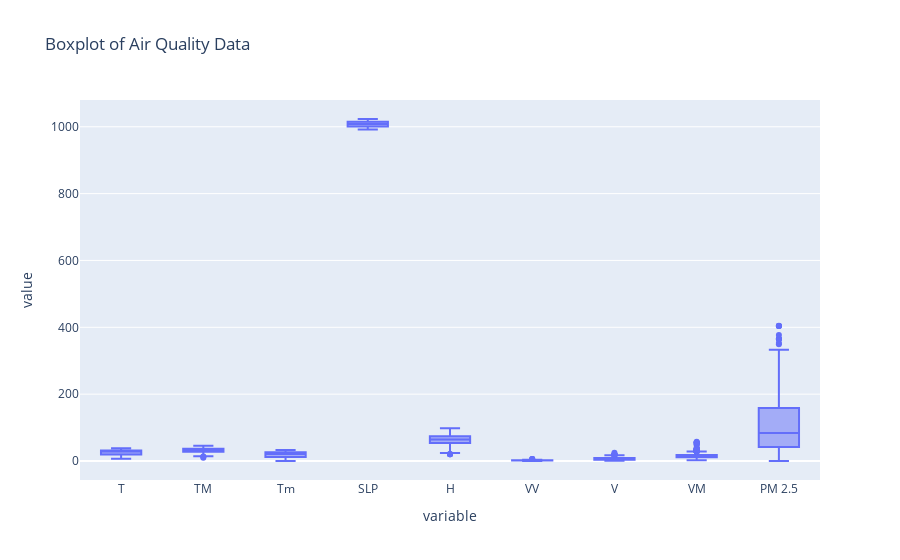

Write notebook code for a chart like this one.
### Code cell
# box plot using Plotly Express
fig = px.box(df, title='Boxplot of Air Quality Data')

fig.show()

### Figure 1 — Plotly figure (JSON) as saved in the notebook; plotly's stock layout.template omitted (floating-point values rounded to 4 significant figures; data arrays with more than 128 entries replaced by an {"elided": "..."} marker saying what was removed)
{"data": [{"alignmentgroup": "True", "hovertemplate": "variable=%{x}<br>value=%{y}<extra></extra>", "legendgroup": "", "marker": {"color": "#636efa"}, "name": "", "notched": false, "offsetgroup": "", "orientation": "v", "showlegend": false, "type": "box", "x": {"elided": "9837 str values"}, "x0": " ", "xaxis": "x", "y": {"elided": "9837 float values"}, "y0": " ", "yaxis": "y"}], "layout": {"boxmode": "group", "legend": {"tracegroupgap": 0}, "title": {"text": "Boxplot of Air Quality Data"}, "xaxis": {"anchor": "y", "domain": [0, 1], "title": {"text": "variable"}}, "yaxis": {"anchor": "x", "domain": [0, 1], "title": {"text": "value"}}}}
